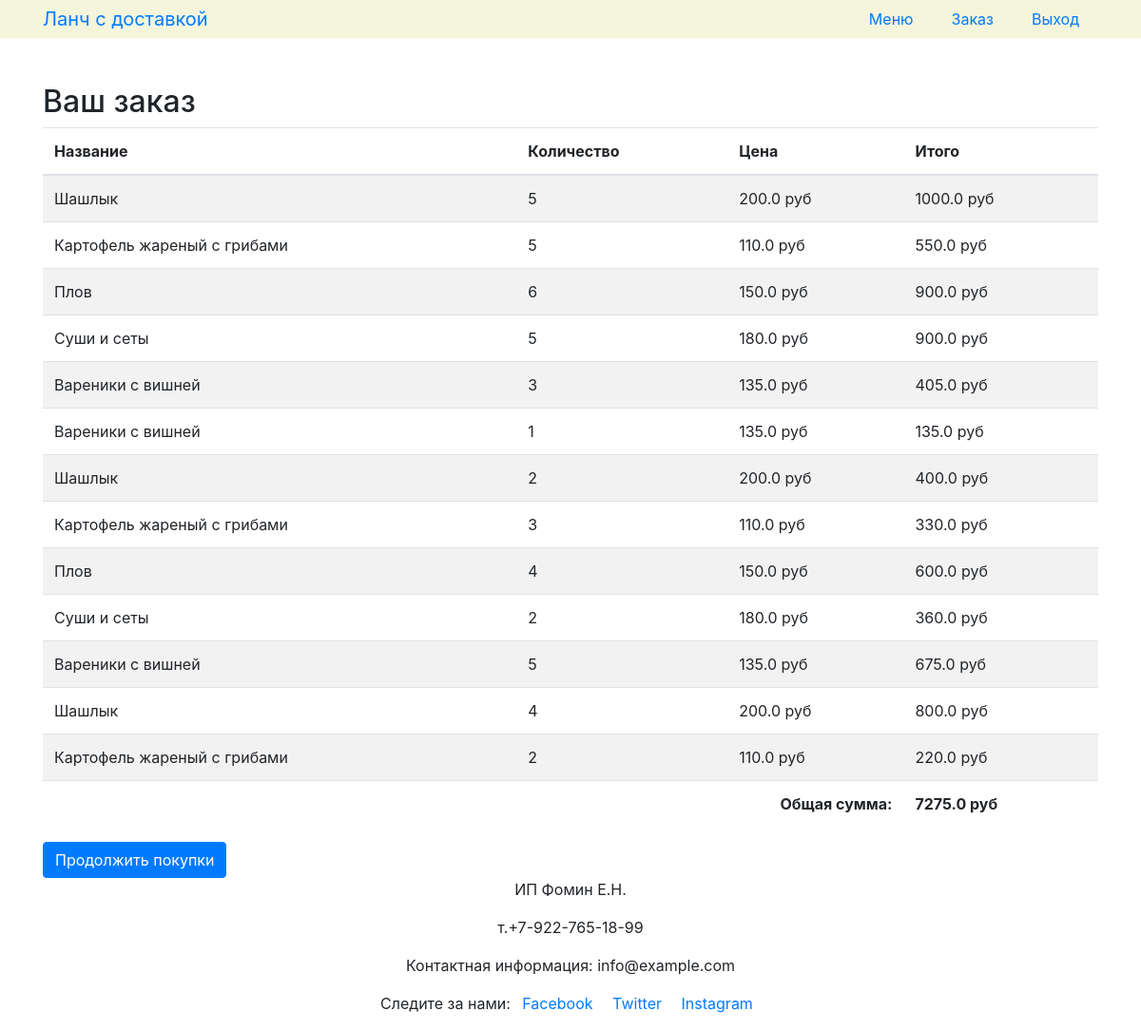
/order (signed in), run on the app's committed database.
### app/models.py (models this page shows)
class OrderItem(db.Model):
    id = db.Column(db.Integer, primary_key=True)
    name = db.Column(db.String(128), nullable=False)
    quantity = db.Column(db.Integer, nullable=False)
    price = db.Column(db.Float, nullable=False)
    order_id = db.Column(db.Integer, db.ForeignKey('order.id'))

### app/routes.py (the view)
@main_bp.route('/order')
@login_required
def order():
    order = Order.query.filter_by(user_id=current_user.id).first()
    order_items = OrderItem.query.filter_by(order_id=order.id).all() if order else []
    total = sum(item.quantity * item.price for item in order_items)
    return render_template('order.html', order_items=order_items, total=total)

### app/routes.py (called while the page is built)
@login_manager.user_loader
def load_user(user_id):
    return User.query.get(int(user_id))

### app/templates/order.html
{% extends 'base.html' %}
{% block content %}
<h2>Ваш заказ</h2>
{% if order_items %}
<table class="table table-striped">
    <thead>
        <tr>
            <th>Название</th>
            <th>Количество</th>
            <th>Цена</th>
            <th>Итого</th>
        </tr>
    </thead>
    <tbody>
        {% for item in order_items %}
        <tr>
            <td>{{ item.name }}</td>
            <td>{{ item.quantity }}</td>
            <td>{{ item.price }} руб</td>
            <td>{{ item.quantity * item.price }} руб</td>
        </tr>
        {% endfor %}
        <tr>
            <td colspan="3" class="text-right"><strong>Общая сумма:</strong></td>
            <td><strong>{{ total }} руб</strong></td>
        </tr>
    </tbody>
</table>
{% else %}
<p>Ваш заказ пуст.</p>
{% endif %}
<a href="{{ url_for('main.menu') }}" class="btn btn-primary">Продолжить покупки</a>
{% endblock %}

### data on the page
OrderItem: name "Шашлык", quantity "5", price "200.0", item.quantity*item.price "1000.0"
OrderItem: name "Картофель жареный с грибами", quantity "5", price "110.0", item.quantity*item.price "550.0"
OrderItem: name "Плов", quantity "6", price "150.0", item.quantity*item.price "900.0"
OrderItem: name "Суши и сеты", quantity "5", price "180.0", item.quantity*item.price "900.0"
OrderItem: name "Вареники с вишней", quantity "3", price "135.0", item.quantity*item.price "405.0"
OrderItem: name "Вареники с вишней", quantity "1", price "135.0", item.quantity*item.price "135.0"
OrderItem: name "Шашлык", quantity "2", price "200.0", item.quantity*item.price "400.0"
OrderItem: name "Картофель жареный с грибами", quantity "3", price "110.0", item.quantity*item.price "330.0"
OrderItem: name "Плов", quantity "4", price "150.0", item.quantity*item.price "600.0"
OrderItem: name "Суши и сеты", quantity "2", price "180.0", item.quantity*item.price "360.0"
OrderItem: name "Вареники с вишней", quantity "5", price "135.0", item.quantity*item.price "675.0"
OrderItem: name "Шашлык", quantity "4", price "200.0", item.quantity*item.price "800.0"
OrderItem: name "Картофель жареный с грибами", quantity "2", price "110.0", item.quantity*item.price "220.0"

### other printed values
{{ total }} "7275.0"
